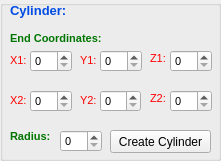
   <widget class="QGroupBox" name="CylinderBox">
    <property name="geometry">
     <rect>
      <x>680</x>
      <y>460</y>
      <width>221</width>
      <height>161</height>
     </rect>
    </property>
    <property name="title">
     <string/>
    </property>
    <property name="flat">
     <bool>true</bool>
    </property>
    <widget class="QLabel" name="label_11">
     <property name="geometry">
      <rect>
       <x>10</x>
       <y>0</y>
       <width>61</width>
       <height>21</height>
      </rect>
     </property>
     <property name="palette">
      <palette>
       <active>
        <colorrole role="WindowText">
         <brush brushstyle="SolidPattern">
          <color alpha="255">
           <red>0</red>
           <green>76</green>
           <blue>229</blue>
          </color>
         </brush>
        </colorrole>
       </active>
       <inactive>
        <colorrole role="WindowText">
         <brush brushstyle="SolidPattern">
          <color alpha="255">
           <red>0</red>
           <green>76</green>
           <blue>229</blue>
          </color>
         </brush>
        </colorrole>
       </inactive>
       <disabled>
        <colorrole role="WindowText">
         <brush brushstyle="SolidPattern">
          <color alpha="255">
           <red>120</red>
           <green>120</green>
           <blue>120</blue>
          </color>
         </brush>
        </colorrole>
       </disabled>
      </palette>
     </property>
     <property name="font">
      <font>
       <pointsize>10</pointsize>
       <weight>75</weight>
       <bold>true</bold>
      </font>
     </property>
     <property name="text">
      <string>Cylinder:</string>
     </property>
    </widget>
    <widget class="QSpinBox" name="cy_x1">
     <property name="geometry">
      <rect>
       <x>30</x>
       <y>50</y>
       <width>42</width>
       <height>22</height>
      </rect>
     </property>
     <property name="font">
      <font>
       <pointsize>8</pointsize>
       <weight>50</weight>
       <bold>false</bold>
      </font>
     </property>
    </widget>
    <widget class="QSpinBox" name="cy_y1">
     <property name="geometry">
      <rect>
       <x>100</x>
       <y>50</y>
       <width>42</width>
       <height>22</height>
      </rect>
     </property>
     <property name="font">
      <font>
       <pointsize>8</pointsize>
       <weight>50</weight>
       <bold>false</bold>
      </font>
     </property>
    </widget>
    <widget class="QSpinBox" name="cy_z1">
     <property name="geometry">
      <rect>
       <x>170</x>
       <y>50</y>
       <width>42</width>
       <height>22</height>
      </rect>
     </property>
     <property name="font">
      <font>
       <pointsize>8</pointsize>
       <weight>50</weight>
       <bold>false</bold>
      </font>
     </property>
    </widget>
    <widget class="QSpinBox" name="cy_x2">
     <property name="geometry">
      <rect>
       <x>30</x>
       <y>90</y>
       <width>42</width>
       <height>22</height>
      </rect>
     </property>
     <property name="font">
      <font>
       <pointsize>8</pointsize>
       <weight>50</weight>
       <bold>false</bold>
      </font>
     </property>
    </widget>
    <widget class="QSpinBox" name="cy_z2">
     <property name="geometry">
      <rect>
       <x>170</x>
       <y>90</y>
       <width>42</width>
       <height>22</height>
      </rect>
     </property>
     <property name="font">
      <font>
       <pointsize>8</pointsize>
       <weight>50</weight>
       <bold>false</bold>
      </font>
     </property>
    </widget>
    <widget class="QSpinBox" name="cy_y2">
     <property name="geometry">
      <rect>
       <x>100</x>
       <y>90</y>
       <width>41</width>
       <height>22</height>
      </rect>
     </property>
     <property name="font">
      <font>
       <pointsize>8</pointsize>
       <weight>50</weight>
       <bold>false</bold>
      </font>
     </property>
    </widget>
    <widget class="QSpinBox" name="cy_r">
     <property name="geometry">
      <rect>
       <x>60</x>
       <y>130</y>
       <width>42</width>
       <height>22</height>
      </rect>
     </property>
     <property name="font">
      <font>
       <pointsize>8</pointsize>
       <weight>50</weight>
       <bold>false</bold>
      </font>
     </property>
    </widget>
    <widget class="QLabel" name="label_12">
     <property name="geometry">
      <rect>
       <x>10</x>
       <y>50</y>
       <width>21</width>
       <height>20</height>
      </rect>
     </property>
     <property name="palette">
      <palette>
       <active>
        <colorrole role="WindowText">
         <brush brushstyle="SolidPattern">
          <color alpha="255">
           <red>255</red>
           <green>0</green>
           <blue>0</blue>
          </color>
         </brush>
        </colorrole>
       </active>
       <inactive>
        <colorrole role="WindowText">
         <brush brushstyle="SolidPattern">
          <color alpha="255">
           <red>255</red>
           <green>0</green>
           <blue>0</blue>
          </color>
         </brush>
        </colorrole>
       </inactive>
       <disabled>
        <colorrole role="WindowText">
         <brush brushstyle="SolidPattern">
          <color alpha="255">
           <red>120</red>
           <green>120</green>
           <blue>120</blue>
          </color>
         </brush>
        </colorrole>
       </disabled>
      </palette>
     </property>
     <property name="font">
      <font>
       <pointsize>8</pointsize>
       <weight>50</weight>
       <bold>false</bold>
      </font>
     </property>
     <property name="text">
      <string>X1:</string>
     </property>
    </widget>
    <widget class="QLabel" name="label_13">
     <property name="geometry">
      <rect>
       <x>10</x>
       <y>90</y>
       <width>21</width>
       <height>20</height>
      </rect>
     </property>
     <property name="palette">
      <palette>
       <active>
        <colorrole role="WindowText">
         <brush brushstyle="SolidPattern">
          <color alpha="255">
           <red>255</red>
           <green>0</green>
           <blue>0</blue>
          </color>
         </brush>
        </colorrole>
       </active>
       <inactive>
        <colorrole role="WindowText">
         <brush brushstyle="SolidPattern">
          <color alpha="255">
           <red>255</red>
           <green>0</green>
           <blue>0</blue>
          </color>
         </brush>
        </colorrole>
       </inactive>
       <disabled>
        <colorrole role="WindowText">
         <brush brushstyle="SolidPattern">
          <color alpha="255">
           <red>120</red>
           <green>120</green>
           <blue>120</blue>
          </color>
         </brush>
        </colorrole>
       </disabled>
      </palette>
     </property>
     <property name="font">
      <font>
       <pointsize>8</pointsize>
       <weight>50</weight>
       <bold>false</bold>
      </font>
     </property>
     <property name="text">
      <string>X2:</string>
     </property>
    </widget>
    <widget class="QLabel" name="label_14">
     <property name="geometry">
      <rect>
       <x>80</x>
       <y>90</y>
       <width>21</width>
       <height>20</height>
      </rect>
     </property>
     <property name="palette">
      <palette>
       <active>
        <colorrole role="WindowText">
         <brush brushstyle="SolidPattern">
          <color alpha="255">
           <red>255</red>
           <green>0</green>
           <blue>0</blue>
          </color>
         </brush>
        </colorrole>
       </active>
       <inactive>
        <colorrole role="WindowText">
         <brush brushstyle="SolidPattern">
          <color alpha="255">
           <red>255</red>
           <green>0</green>
           <blue>0</blue>
          </color>
         </brush>
        </colorrole>
       </inactive>
       <disabled>
        <colorrole role="WindowText">
         <brush brushstyle="SolidPattern">
          <color alpha="255">
           <red>120</red>
           <green>120</green>
           <blue>120</blue>
          </color>
         </brush>
        </colorrole>
       </disabled>
      </palette>
     </property>
     <property name="font">
      <font>
       <pointsize>8</pointsize>
       <weight>50</weight>
       <bold>false</bold>
      </font>
     </property>
     <property name="text">
      <string>Y2:</string>
     </property>
    </widget>
    <widget class="QLabel" name="label_15">
     <property name="geometry">
      <rect>
       <x>80</x>
       <y>50</y>
       <width>21</width>
       <height>20</height>
      </rect>
     </property>
     <property name="palette">
      <palette>
       <active>
        <colorrole role="WindowText">
         <brush brushstyle="SolidPattern">
          <color alpha="255">
           <red>255</red>
           <green>0</green>
           <blue>0</blue>
          </color>
         </brush>
        </colorrole>
       </active>
       <inactive>
        <colorrole role="WindowText">
         <brush brushstyle="SolidPattern">
          <color alpha="255">
           <red>255</red>
           <green>0</green>
           <blue>0</blue>
          </color>
         </brush>
        </colorrole>
       </inactive>
       <disabled>
        <colorrole role="WindowText">
         <brush brushstyle="SolidPattern">
          <color alpha="255">
           <red>120</red>
           <green>120</green>
           <blue>120</blue>
          </color>
         </brush>
        </colorrole>
       </disabled>
      </palette>
     </property>
     <property name="font">
      <font>
       <pointsize>8</pointsize>
       <weight>50</weight>
       <bold>false</bold>
      </font>
     </property>
     <property name="text">
      <string>Y1:</string>
     </property>
    </widget>
    <widget class="QLabel" name="label_16">
     <property name="geometry">
      <rect>
       <x>150</x>
       <y>50</y>
       <width>21</width>
       <height>16</height>
      </rect>
     </property>
     <property name="palette">
      <palette>
       <active>
        <colorrole role="WindowText">
         <brush brushstyle="SolidPattern">
          <color alpha="255">
           <red>255</red>
           <green>0</green>
           <blue>0</blue>
          </color>
         </brush>
        </colorrole>
       </active>
       <inactive>
        <colorrole role="WindowText">
         <brush brushstyle="SolidPattern">
          <color alpha="255">
           <red>255</red>
           <green>0</green>
           <blue>0</blue>
          </color>
         </brush>
        </colorrole>
       </inactive>
       <disabled>
        <colorrole role="WindowText">
         <brush brushstyle="SolidPattern">
          <color alpha="255">
           <red>120</red>
           <green>120</green>
           <blue>120</blue>
          </color>
         </brush>
        </colorrole>
       </disabled>
      </palette>
     </property>
     <property name="font">
      <font>
       <pointsize>8</pointsize>
       <weight>50</weight>
       <bold>false</bold>
      </font>
     </property>
     <property name="text">
      <string>Z1:</string>
     </property>
    </widget>
    <widget class="QLabel" name="label_17">
     <property name="geometry">
      <rect>
       <x>150</x>
       <y>90</y>
       <width>21</width>
       <height>16</height>
      </rect>
     </property>
     <property name="palette">
      <palette>
       <active>
        <colorrole role="WindowText">
         <brush brushstyle="SolidPattern">
          <color alpha="255">
           <red>255</red>
           <green>0</green>
           <blue>0</blue>
          </color>
         </brush>
        </colorrole>
       </active>
       <inactive>
        <colorrole role="WindowText">
         <brush brushstyle="SolidPattern">
          <color alpha="255">
           <red>255</red>
           <green>0</green>
           <blue>0</blue>
          </color>
         </brush>
        </colorrole>
       </inactive>
       <disabled>
        <colorrole role="WindowText">
         <brush brushstyle="SolidPattern">
          <color alpha="255">
           <red>120</red>
           <green>120</green>
           <blue>120</blue>
          </color>
         </brush>
        </colorrole>
       </disabled>
      </palette>
     </property>
     <property name="font">
      <font>
       <pointsize>8</pointsize>
       <weight>50</weight>
       <bold>false</bold>
      </font>
     </property>
     <property name="text">
      <string>Z2:</string>
     </property>
    </widget>
    <widget class="QLabel" name="label_18">
     <property name="geometry">
      <rect>
       <x>10</x>
       <y>130</y>
       <width>47</width>
       <height>13</height>
      </rect>
     </property>
     <property name="palette">
      <palette>
       <active>
        <colorrole role="WindowText">
         <brush brushstyle="SolidPattern">
          <color alpha="255">
           <red>0</red>
           <green>118</green>
           <blue>0</blue>
          </color>
         </brush>
        </colorrole>
       </active>
       <inactive>
        <colorrole role="WindowText">
         <brush brushstyle="SolidPattern">
          <color alpha="255">
           <red>0</red>
           <green>118</green>
           <blue>0</blue>
          </color>
         </brush>
        </colorrole>
       </inactive>
       <disabled>
        <colorrole role="WindowText">
         <brush brushstyle="SolidPattern">
          <color alpha="255">
           <red>120</red>
           <green>120</green>
           <blue>120</blue>
          </color>
         </brush>
        </colorrole>
       </disabled>
      </palette>
     </property>
     <property name="font">
      <font>
       <pointsize>8</pointsize>
       <weight>75</weight>
       <bold>true</bold>
      </font>
     </property>
     <property name="text">
      <string>Radius:</string>
     </property>
    </widget>
    <widget class="QLabel" name="label_19">
     <property name="geometry">
      <rect>
       <x>10</x>
       <y>30</y>
       <width>101</width>
       <height>16</height>
      </rect>
     </property>
     <property name="palette">
      <palette>
       <active>
        <colorrole role="WindowText">
         <brush brushstyle="SolidPattern">
          <color alpha="255">
           <red>0</red>
           <green>118</green>
           <blue>0</blue>
          </color>
         </brush>
        </colorrole>
       </active>
       <inactive>
        <colorrole role="WindowText">
         <brush brushstyle="SolidPattern">
          <color alpha="255">
           <red>0</red>
           <green>118</green>
           <blue>0</blue>
          </color>
         </brush>
        </colorrole>
       </inactive>
       <disabled>
        <colorrole role="WindowText">
         <brush brushstyle="SolidPattern">
          <color alpha="255">
           <red>120</red>
           <green>120</green>
           <blue>120</blue>
          </color>
         </brush>
        </colorrole>
       </disabled>
      </palette>
     </property>
     <property name="font">
      <font>
       <pointsize>8</pointsize>
       <weight>75</weight>
       <bold>true</bold>
      </font>
     </property>
     <property name="text">
      <string>End Coordinates:</string>
     </property>
    </widget>
    <widget class="QPushButton" name="create_cylinder">
     <property name="geometry">
      <rect>
       <x>110</x>
       <y>130</y>
       <width>101</width>
       <height>23</height>
      </rect>
     </property>
     <property name="palette">
      <palette>
       <active>
        <colorrole role="ButtonText">
         <brush brushstyle="SolidPattern">
          <color alpha="255">
           <red>0</red>
           <green>0</green>
           <blue>0</blue>
          </color>
         </brush>
        </colorrole>
       </active>
       <inactive>
        <colorrole role="ButtonText">
         <brush brushstyle="SolidPattern">
          <color alpha="255">
           <red>0</red>
           <green>0</green>
           <blue>0</blue>
          </color>
         </brush>
        </colorrole>
       </inactive>
       <disabled>
        <colorrole role="ButtonText">
         <brush brushstyle="SolidPattern">
          <color alpha="255">
           <red>120</red>
           <green>120</green>
           <blue>120</blue>
          </color>
         </brush>
        </colorrole>
       </disabled>
      </palette>
     </property>
     <property name="text">
      <string>Create Cylinder</string>
     </property>
    </widget>
   </widget>
